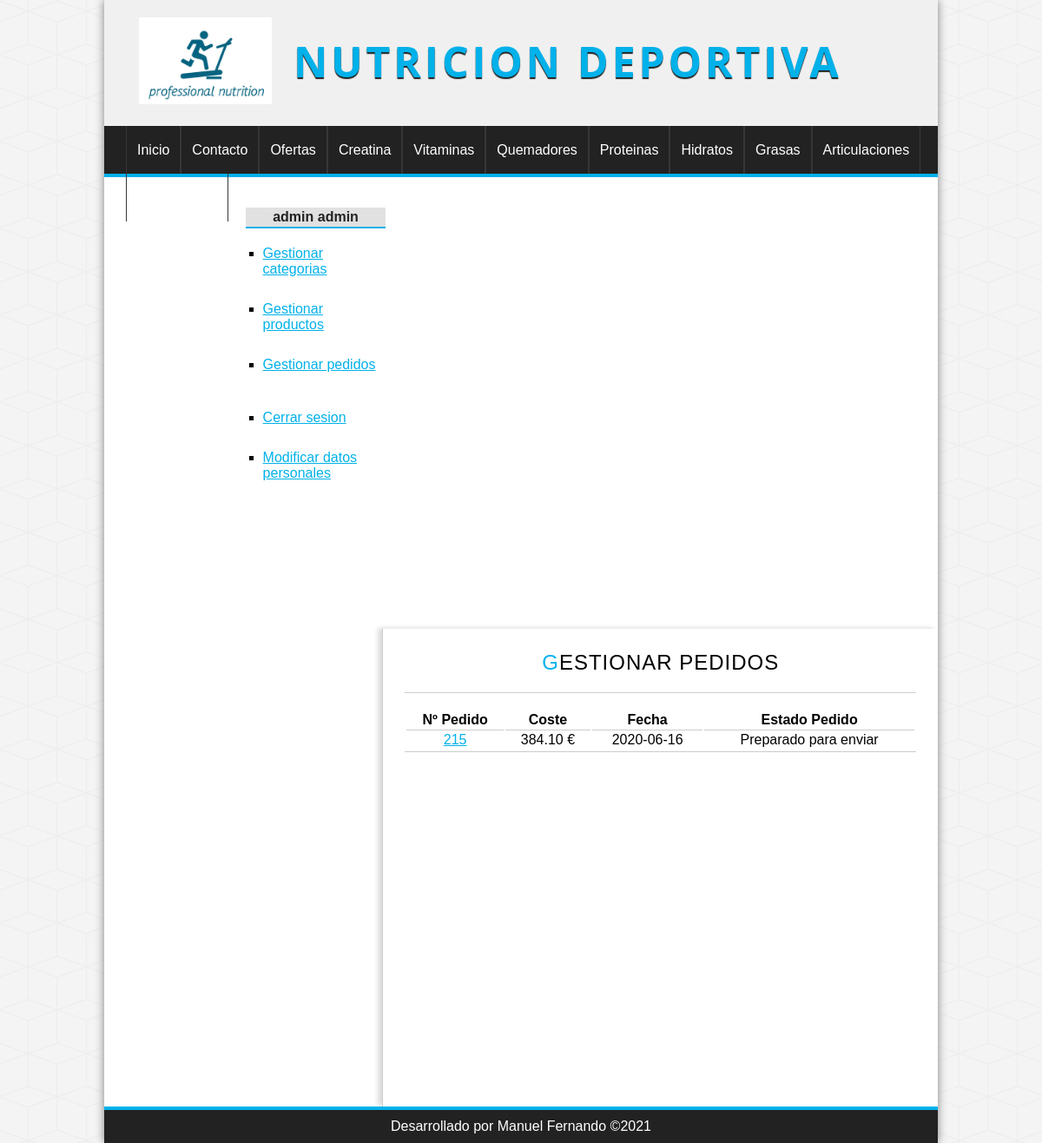
Screenshot of /pedido/gestion (signed in) with the database file from the repository.
### tables this page shows
CREATE TABLE IF NOT EXISTS `categorias` (
  `id` int(255) NOT NULL AUTO_INCREMENT,
  `nombre` varchar(100) NOT NULL,
  PRIMARY KEY (`id`)
);

CREATE TABLE IF NOT EXISTS `pedidos` (
  `id` int(255) NOT NULL AUTO_INCREMENT,
  `usuario_id` int(255) NOT NULL,
  `provincia` varchar(100) NOT NULL,
  `localidad` varchar(100) DEFAULT NULL,
  `direccion` varchar(255) NOT NULL,
  `coste` float(100,2) NOT NULL,
  `estado` varchar(20) NOT NULL,
  `fecha` date DEFAULT NULL,
  `hora` time DEFAULT NULL,
  PRIMARY KEY (`id`),
  KEY `fk_pedido_usuario` (`usuario_id`)
);

### config/db.php (called while the page is built)
<?php
 class Database {
     public static function connect(){
      try{
        $db = new mysqli('localhost', 'root', '' , 'tienda_nutricion');
        $db->query("SET NAME 'utf8'");
      }catch(Exception $e){
            die($e->getMessage());
      }
         return $db;
     }
 }
?>

### helpers/utils.php (called while the page is built, shortened)
<?php
class Utils{
    public static function showCategorias(){
        require_once 'models/categoria.php';
        $categoria = new Categoria();
        $categorias = $categoria->getAll();
        return $categorias;
    }
        public static function showStatus($status){
            $value = 'Pendiente';
            if($status == 'confirm'){
                $value = 'Pendiente';
            }elseif($status == 'preparation' ){
                $value = 'En Preparación';
            }elseif($status == 'ready'){
                $value = 'Preparado para enviar';
            }elseif($status == 'sended'){
                $value = 'Enviado';
            }
            return $value;
        }
}
?>

### models/categoria.php (called while the page is built, shortened)
<?php
class Categoria{
    private $db;
    public function  __construct(){
        $this->db = Database::connect();
    }
    public function getAll(){
        $categorias = $this->db->query("SELECT * FROM categorias ORDER BY id DESC");
        return $categorias;
    }
}
?>

### controllers/PedidoController.php (called while the page is built, shortened)
<?php
require_once 'models/pedido.php';
class PedidoController
{
    public function gestion(){
        $gestion = true;
        $pedido = new Pedido();
        $pedidos = $pedido->getAll();
        require_once 'views/pedido/mis_pedidos.php';
    }
}

### models/pedido.php (called while the page is built, shortened)
<?php
class Pedido{
    private $db;
    public function __construct(){
            $this->db= Database::connect();
        }
    public function getAll()
    {
        $pedido = $this->db->query("SELECT * FROM pedidos ORDER BY id DESC");
        return $pedido;
    }
}
?>

### views/pedido/mis_pedidos.php (the view)
<?php if(isset($gestion)) : ?>
<h1 class="form_title">G<span>ESTIONAR PEDIDOS</span></h1>
<?php else: ?>
<h1 class="form_title">M<span>IS PEDIDOS</span></h1>
<?php endif; ?>
<table>
    <tr>
        <th>Nº Pedido</th>
        <th>Coste</th>
        <th>Fecha</th>
        <th>Estado Pedido</th>
    </tr>
    <?php
    while($ped = $pedidos->fetch_object()) :
    ?>
	    <tr>
	        <td>
	          <a href="<?=base_url?>pedido/detalles&id=<?=$ped->id?>"><?=$ped->id?></a>
            </td>
            <td>
                <?=$ped->coste?> €
            </td>
            <td>
                <?=$ped->fecha?>
            </td>
            <td>
                <?=Utils::showStatus($ped->estado)?>
            </td>
        </tr>
        <?php endwhile;?>
</table>

### views/layout/header.php (shortened to what this page needs)
<!DOCTYPE html>
<html lang="en">
<head>
    <link rel="stylesheet" href="<?=base_url?>assets/css/styles1.css" />
</head>
<body>
    <div id="container">
        <header id="header">
            <div id="logo">
                <img src="<?=base_url?>assets/img/logo1.jpg" alt="logo tienda" />
                <a href="<?=base_url?>">Nutricion deportiva</a>
            </div>
        </header>
        <?php $categorias = Utils::showCategorias();?>
        <nav id="menu">
            <ul>
                <li>
                    <a href="<?=base_url?>">Inicio</a>
                </li>
                <li>
                    <a href="<?=base_url?>usuario/contact">Contacto</a>
                </li>
                <?php while($cat = $categorias->fetch_object()) :?>
                <li>
                    <a href="<?=base_url?>categoria/ver&id=<?=$cat->id?>"><?=$cat->nombre?></a>
                </li>
                <?php endwhile; ?>
            </ul>
        </nav>
        <div id="content">

### assets/css/styles1.css (style rules this page uses)
* { padding: 0px; margin: 0px; font-family: sans-serif, Helvetica, Arial; }
body { background: url(../img/cubes.png); }
a { color: #01B1EA; }
table { text-align: center; width: 100%; border-bottom: 1px solid #ccc; }
td { border-top: 1px solid #ccc; padding: 2px; }
#container { width: 80%; margin: 0px auto; box-shadow: 0px 0px 10px gray; background: white; }
#header { height: 145px; background: #F0F0F0; }
#logo { padding: 20px; margin-left: 20px; float:left; }
#logo img { float:left; height: 100px; }
#logo a { float:left; font-size: 48px; letter-spacing: 4px; font-family: 'Open Sans', Helvetica, Arial; text-transform: uppercase; color: #01B1EA; font-weight: bold; text-decoration: none; margin-top: 18px; margin-left: 25px; text-shadow: 0px 2px 1px #222222; transition: all 300ms; }
#menu { clear:both; background: #222; color: white; height: 55px; border-bottom: 4px solid #01B1EA; }
#menu ul { list-style: none; text-decoration: none; margin: 0px auto; margin-left: 25px; }
#menu ul li { line-height: 55px; float:left; border-right: 1px solid #363636; }
#menu a { display: block; color: white; text-decoration: none; padding-left: 12px; padding-right: 12px; transition: all 300ms; }
#menu a:first-child { border-left: 1px solid #363636; }
#content { margin: 0px auto; overflow: hidden; background: white; }
#central h1 { font-size: 24px; font-weight: normal; letter-spacing: 1px; text-align: center; border-bottom: 1px solid #ccc; margin-bottom: 20px; padding: 20px; padding-top: 0px; }
.form_title { font-weight: normal; font-family: sans-serif; color: #01B1EA; padding: 10px; }
.form_title span { color:black; }

### rows the page displays
categorias: nombre "Ofertas"
categorias: nombre "Creatina"
categorias: nombre "Vitaminas"
categorias: nombre "Quemadores"
categorias: nombre "Proteinas"
categorias: nombre "Hidratos"
categorias: nombre "Grasas"
categorias: nombre "Articulaciones"
pedidos: id "215", coste "384.10", fecha "2020-06-16", estado "Preparado para enviar"

### other values shown
$_SESSION['identity']->nombre "admin"
$_SESSION['identity']->apellidos "admin"
